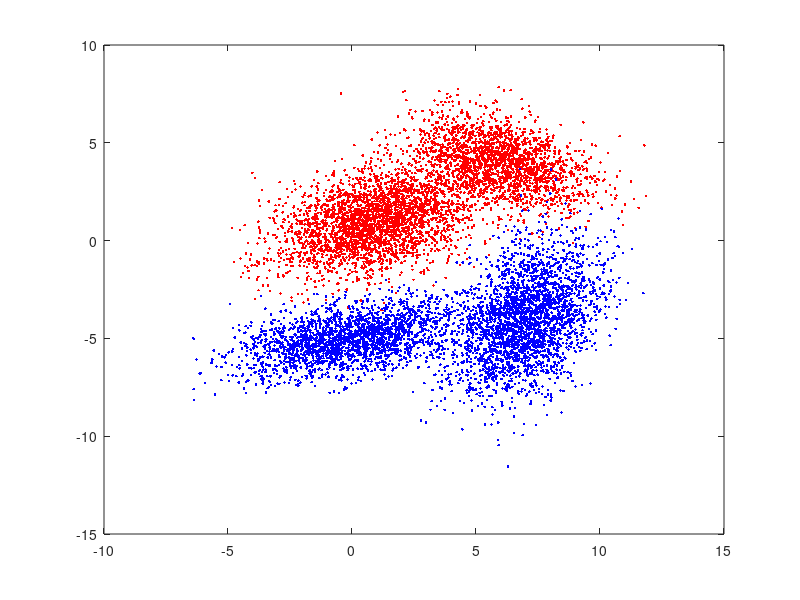

This chart was generated by the following MATLAB code:
%% init
clear variables; close all; clc;

%% generisanje podataka za linearni klasifikator
N = 5000; % br odbiraka

P11 = 0.6;
M11 = [1; 1];
M12 = [6; 4];
S11 = [4, 1.1; 1.1, 2];
S12 = [3, -0.8; -0.8, 1.5];

P22 = 0.55;
M21 = [7; -4];
M22 = [0; -5];
S21 = [2, 1.1; 1.1, 4];
S22 = [5, 1; 1, 1];

X1 = zeros(2,N);
X2 = zeros(2,N);

for i=1:N
    t = rand(1,2);
    switch(t(1) < P11)
        case true
            X1(:,i) = mvnrnd(M11,S11);
        case false
            X1(:,i) = mvnrnd(M12,S12);
    end
    switch(t(2) < P22)
        case true
            X2(:,i) = mvnrnd(M21,S21);
        case false
            X2(:,i) = mvnrnd(M22,S22);
    end
end

figure(1)
plot(X1(1,:),X1(2,:), 'r.'); hold on;
plot(X2(1,:),X2(2,:), 'b.');

x = linspace(min([X1(1,:),X2(1,:)]),max([X1(1,:),X2(1,:)]),200);
y = linspace(min([X1(2,:),X2(2,:)]),max([X1(2,:),X2(2,:)]),200);

f1 = zeros(length(x),length(y));
f2 = f1;
h = f1;

%% III iterativna metoda
NO = round(0.7*N);
NT = N - NO;
M1 = mean(X1(1:NO));
M2 = mean(X2(1:NO));
S1 = var(X1(1:NO));
S2 = var(X2(1:NO));
for s = 0:0.001:1
    V = (s*S1+(1-s)*S2)^(-1)/(M2-M1);
end